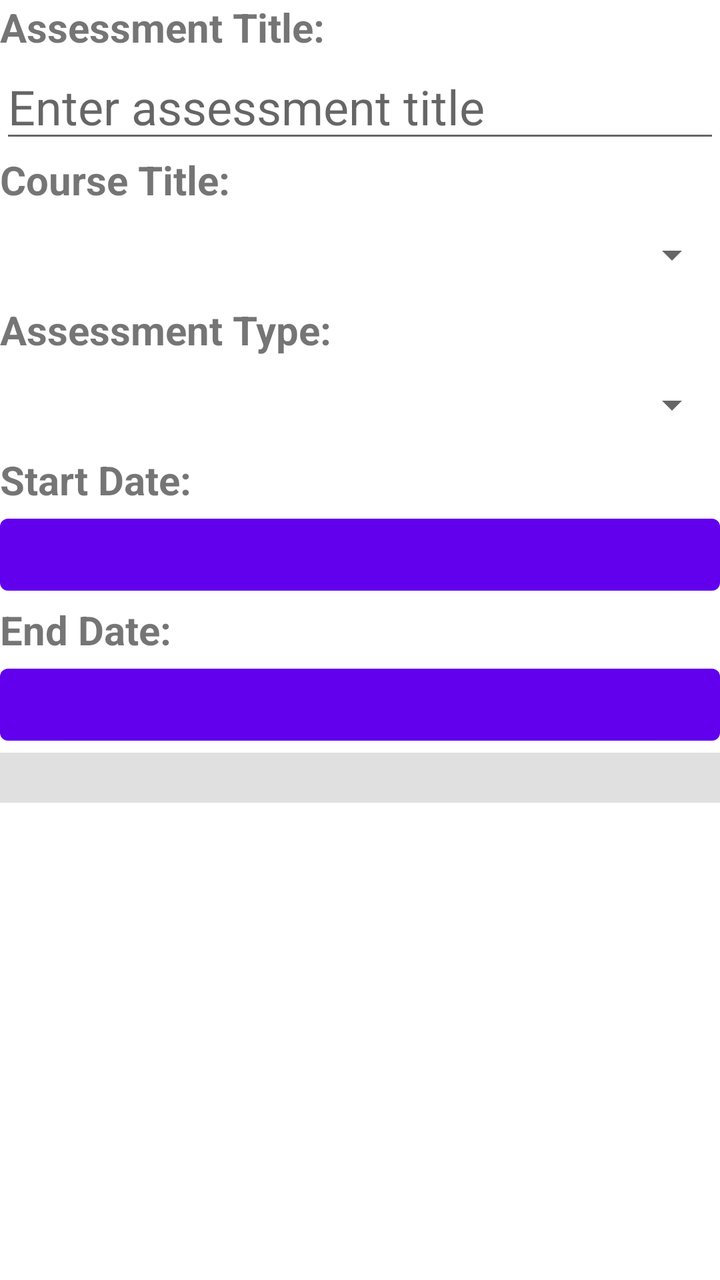
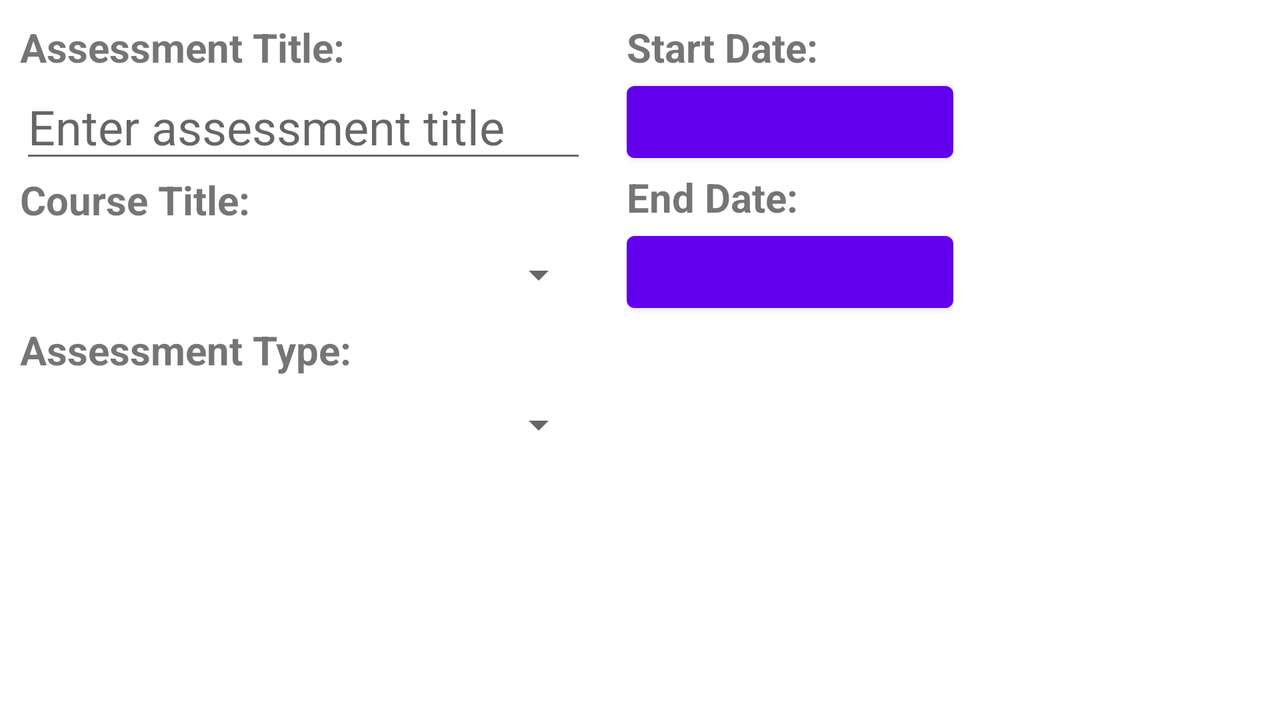

Compare how this app lays out the same screen by default and in its alternative resource folder. The renders come first, then the two layout files and the values they reference.
<!-- AndroidManifest.xml: application theme Theme.C196_Scheduler -->
<!-- res/layout/activity_assessment_detail.xml -->
<?xml version="1.0" encoding="utf-8"?>
<androidx.constraintlayout.widget.ConstraintLayout
    xmlns:android="http://schemas.android.com/apk/res/android"
    xmlns:app="http://schemas.android.com/apk/res-auto"
    xmlns:tools="http://schemas.android.com/tools"
    android:layout_width="match_parent"
    android:layout_height="match_parent">

    <LinearLayout
        android:layout_width="match_parent"
        android:layout_height="match_parent"
        android:orientation="vertical"
        app:layout_constraintBottom_toBottomOf="parent"
        app:layout_constraintEnd_toEndOf="parent"
        app:layout_constraintStart_toStartOf="parent"
        app:layout_constraintTop_toTopOf="parent">

        <TextView
            android:layout_width="match_parent"
            android:layout_height="wrap_content"
            android:text="@string/assessment_title"
            android:textSize="20sp"
            android:textStyle="bold" />

        <EditText
            android:id="@+id/editAssessmentTitle"
            android:layout_width="match_parent"
            android:layout_height="wrap_content"
            android:ems="10"
            android:hint="@string/enter_assessment_title"
            android:inputType="textPersonName"
            android:textSize="24sp" />
        <TextView
            android:layout_width="match_parent"
            android:layout_height="wrap_content"
            android:text="@string/course_title"
            android:textSize="20sp"
            android:textStyle="bold" />

        <Spinner
            android:id="@+id/courseTitleSpinner"
            android:layout_width="match_parent"
            android:layout_height="wrap_content"
            android:minHeight="48dp"
            android:textSize="24sp" />

        <TextView
            android:layout_width="match_parent"
            android:layout_height="wrap_content"
            android:text="@string/assessment_type"
            android:textSize="20sp"
            android:textStyle="bold" />

        <Spinner
            android:id="@+id/typeSpinner"
            android:layout_width="match_parent"
            android:layout_height="wrap_content"
            android:minHeight="48dp"
            android:textSize="24sp"
            tools:ignore="SpeakableTextPresentCheck" />

        <TextView
            android:layout_width="match_parent"
            android:layout_height="wrap_content"
            android:text="@string/start_date"
            android:textSize="20sp"
            android:textStyle="bold" />

        <Button
            android:id="@+id/assessmentStartBtn"
            android:layout_width="match_parent"
            android:layout_height="wrap_content"
            android:ems="10" />

        <TextView
            android:layout_width="match_parent"
            android:layout_height="wrap_content"
            android:text="@string/end_date"
            android:textSize="20sp"
            android:textStyle="bold" />

        <Button
            android:id="@+id/assessmentEndBtn"
            android:layout_width="match_parent"
            android:layout_height="wrap_content"
            android:ems="10" />

        <View
            android:id="@+id/divider"
            android:layout_width="match_parent"
            android:layout_height="25dp"
            android:background="?android:attr/listDivider" />

        <LinearLayout
            android:layout_width="match_parent"
            android:layout_height="match_parent"
            android:orientation="horizontal"/>

    </LinearLayout>
</androidx.constraintlayout.widget.ConstraintLayout>
<!-- resources referenced by this layout -->
<resources>
  <string name="assessment_title">Assessment Title:</string>
  <string name="assessment_type">Assessment Type:</string>
  <string name="course_title">Course Title:</string>
  <string name="end_date">End Date:</string>
  <string name="enter_assessment_title">Enter assessment title</string>
  <string name="start_date">Start Date:</string>
  <style name="Theme.C196_Scheduler" parent="Theme.MaterialComponents.DayNight.DarkActionBar">
          
          <item name="colorPrimary">@color/purple_500</item>
          <item name="colorPrimaryVariant">@color/purple_700</item>
          <item name="colorOnPrimary">@color/white</item>
          
          <item name="colorSecondary">@color/teal_200</item>
          <item name="colorSecondaryVariant">@color/teal_700</item>
          <item name="colorOnSecondary">@color/black</item>
          
          <item name="android:statusBarColor" tools:targetApi="l">?attr/colorPrimaryVariant</item>
          
      </style>
</resources>
<!-- res/layout-land/activity_assessment_detail.xml (the repository's variant of the layout above) -->
<!-- drawn on the phone turned sideways -->
<?xml version="1.0" encoding="utf-8"?>
<androidx.constraintlayout.widget.ConstraintLayout
    xmlns:android="http://schemas.android.com/apk/res/android"
    xmlns:app="http://schemas.android.com/apk/res-auto"
    xmlns:tools="http://schemas.android.com/tools"
    android:layout_width="match_parent"
    android:layout_height="match_parent">

    <LinearLayout
        android:layout_width="match_parent"
        android:layout_height="match_parent"
        android:orientation="horizontal"
        app:layout_constraintBottom_toBottomOf="parent"
        app:layout_constraintEnd_toEndOf="parent"
        app:layout_constraintStart_toStartOf="parent"
        app:layout_constraintTop_toTopOf="parent">

        <LinearLayout
            android:layout_width="wrap_content"
            android:layout_height="match_parent"
            android:layout_gravity="left"
            android:orientation="vertical"
            android:padding="10dp">

            <TextView
                android:layout_width="match_parent"
                android:layout_height="wrap_content"
                android:text="@string/assessment_title"
                android:textSize="20sp"
                android:textStyle="bold" />

            <EditText
                android:id="@+id/editAssessmentTitle"
                android:layout_width="match_parent"
                android:layout_height="wrap_content"
                android:ems="10"
                android:hint="@string/enter_assessment_title"
                android:inputType="textPersonName"
                android:textSize="24sp" />

            <TextView
                android:layout_width="match_parent"
                android:layout_height="wrap_content"
                android:text="@string/course_title"
                android:textSize="20sp"
                android:textStyle="bold" />

            <Spinner
                android:id="@+id/courseTitleSpinner"
                android:layout_width="match_parent"
                android:layout_height="wrap_content"
                android:minHeight="48dp"
                android:textSize="24sp"
                tools:ignore="SpeakableTextPresentCheck" />

            <TextView
                android:layout_width="match_parent"
                android:layout_height="wrap_content"
                android:text="@string/assessment_type"
                android:textSize="20sp"
                android:textStyle="bold" />

            <Spinner
                android:id="@+id/typeSpinner"
                android:layout_width="match_parent"
                android:layout_height="wrap_content"
                android:minHeight="48dp"
                android:textSize="24sp"
                tools:ignore="SpeakableTextPresentCheck" />

        </LinearLayout>

        <LinearLayout
            android:layout_width="wrap_content"
            android:layout_height="match_parent"
            android:layout_gravity="left"
            android:orientation="vertical"
            android:padding="10dp">

            <TextView
                android:layout_width="match_parent"
                android:layout_height="wrap_content"
                android:text="@string/start_date"
                android:textSize="20sp"
                android:textStyle="bold" />

            <Button
                android:id="@+id/assessmentStartBtn"
                android:layout_width="match_parent"
                android:layout_height="wrap_content"
                android:ems="10"
                tools:ignore="SpeakableTextPresentCheck" />

            <TextView
                android:layout_width="match_parent"
                android:layout_height="wrap_content"
                android:text="@string/end_date"
                android:textSize="20sp"
                android:textStyle="bold" />

            <Button
                android:id="@+id/assessmentEndBtn"
                android:layout_width="match_parent"
                android:layout_height="wrap_content"
                android:ems="10"
                tools:ignore="SpeakableTextPresentCheck" />

        </LinearLayout>
    </LinearLayout>

</androidx.constraintlayout.widget.ConstraintLayout>
